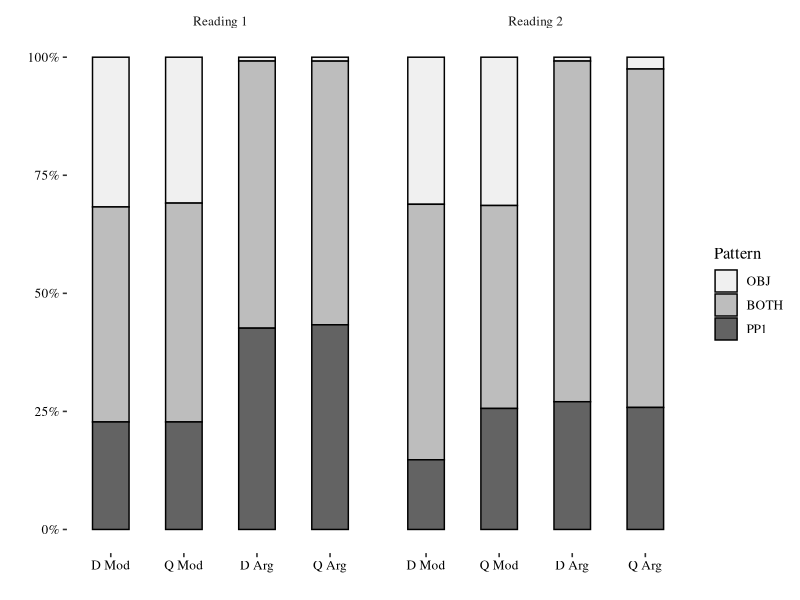
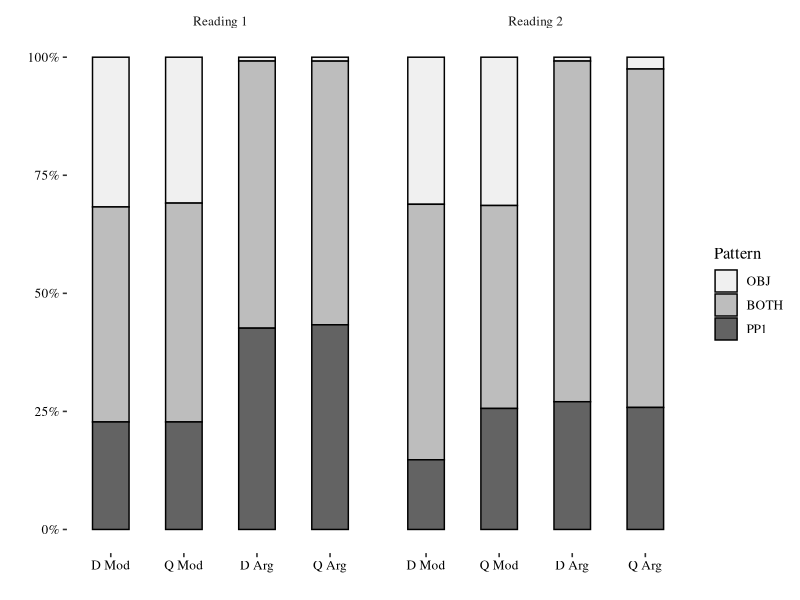

These charts were generated, in order, by the following R code:
## ---- chunk 1
library(kableExtra)
knitr::opts_chunk$set(echo = F,warning = F,message=F)
## ---- chunk 2
library(readr)
library(tidyr)
library(dplyr)
library(stringr)
library(knitr)
library(kableExtra)

items <- read_csv("../csvs/src/exp-items.csv") 

items$asp <- word(items$EDY,3)

items$v <- word(items$EDY,5)

names(items) <- c("no","D Arg","Q Arg","D Mod","Q Mod","asp","v")

fitems <- items %>% gather(key="version",value="text",-no,-asp,-v)

fitems$PP2Status <- word(fitems$version,2)

fitems <-  fitems %>% arrange(asp,v,PP2Status,text)

fitems[c(4:5)] %>% 
  kable(
    col.names=c("Version", "Text"), 
    booktab=T, linesep = c("","","","\\addlinespace"), longtable=T,
    caption = "Experimental items in four version, organized by introductory verb"
  ) %>% 
  kable_styling(latex_options = c("hold_position","repeat_header"))
## ---- chunk 3
library(readr)
library(stringr)
library(tidyr)

fpp <- read_csv("../csvs/src/filler-items+pp.csv")

fnp <- read_csv("../csvs/src/filler-items-pp.csv")

fpp$asp <- word(fpp$FDY,3)
fnp$asp <- word(fnp$FDN,3)

fpp$aspGroup <-fpp$asp %in% c("decided","planned","intended","wanted")
fnp$aspGroup <-fnp$asp %in% c("decided","planned","intended","wanted")

fpp <- fpp %>% arrange(-aspGroup,asp) 
fnp <- fnp %>% arrange(-aspGroup,asp) 

items <- cbind(fpp[1:3],fnp[2:5])

names(items) <- c("no","+PP D","+PP Q","-PP D","-PP Q","asp","aspGroup")

fitems <- items %>% 
  gather(key="version",value="text",-asp,-no,-aspGroup) %>%
  arrange(-aspGroup,asp,no)

ppy<-subset(fitems,grepl("+PP",fitems$version,fixed=T)==TRUE)

ppy[c("version","text")] %>% 
  kable(
    row.names=F,
    col.names=c("Version", "Text"),
    booktab=T,
    linesep = c("","\\addlinespace"),
    longtable=T,
    caption="Fillers items with trailing PPs in Q/D pairs"
  ) %>% 
  kable_styling(latex_options = c("hold_position","repeat_header"))
## ---- chunk 4
ppn<-subset(fitems,grepl("-PP",version,fixed=F)) 

ppn[c("version","text")]%>% 
  kable(
    row.names=F,
    col.names=c("Version", "Text"),booktab=T,
    linesep = c("","\\addlinespace"),longtable=T,
    caption="Fillers items without trailing PPs in Q/D pairs") %>% 
  kable_styling(latex_options = c("hold_position","repeat_header"))
## ---- chunk 5
Label <- c("Start", "Next", "Done")
Position <- c("Left shift", "Right shift", "Thumb pad")
Description <- c("Reveal a sentence and begin your reading.", "End your first reading.", "End your second reading and prepare for the next sentence.")
keyTable <- data.frame(Label,Position,Description)
kable(keyTable,booktabs=T) %>%
  kable_styling(latex_options = "hold_position")

## ---- chunk 6
library(scales)
library(readr)
library(dplyr)
library(ggplot2)
library(ggthemes)
kable <- function(...) {
  knitr::kable(booktab = TRUE,...)
}

### global plot themeing
theme_set(
  theme_tufte(base_size = 12) + 
    theme(
      plot.background = element_rect(fill = "white", color = "white"),
      panel.border = element_blank(),
      text = element_text(color="black"),
      axis.text = element_text(color="black")
    )
)

# sentence type order
sto <- function (SentenceType) {
  ifelse(SentenceType %in% c("D Arg", "Q Arg", "D Mod", "Q Mod"),
    return(
      ifelse(
        SentenceType=="Q Arg",
        length(SentenceType),
        ifelse(
          SentenceType=="D Arg",
          length(SentenceType)-1,
          ifelse(
            SentenceType=="Q Mod",
            length(SentenceType)-2,
            length(SentenceType)-3
          )
        )
      )
    ),
    return(1)
  )
}

mdata<-read_csv("export/prosody_data.csv")

r2pdata<-droplevels(subset(mdata,Reading==2 & simple2lvl != "NEITHER"))
qdata <- subset(r2pdata,PP2Status=="Arg")
ddata <- subset(r2pdata,PP2Status=="Mod")

qfreq<-table(qdata$simple2lvl,qdata$SpeechAct) 
qpct<-qfreq %>%
  prop.table(margin=2) %>% apply(2,percent)

qpros<-paste0(qpct, " (",qfreq,")")
qpros<-cbind(qpros[1:3],qpros[4:6])

dfreq<-table(ddata$simple2lvl,ddata$SpeechAct) 
dpct<-dfreq %>%
  prop.table(margin=2) %>% apply(2,percent)

dpros<-paste0(dpct, " (",dfreq,")")
dpros<-cbind(dpros[1:3],dpros[4:6])


r2combo<-as.data.frame(cbind(dpros,qpros))

r1pdata<-droplevels(subset(mdata,Reading==1 & simple2lvl != "NEITHER"))
qdata <- subset(r1pdata,PP2Status=="Arg")
ddata <- subset(r1pdata,PP2Status=="Mod")

qfreq<-table(qdata$simple2lvl,qdata$SpeechAct) 
qpct<-qfreq %>%
  prop.table(margin=2) %>% apply(2,percent)

qpros<-paste0(qpct, " (",qfreq,")")
qpros<-cbind(qpros[1:3],qpros[4:6])

dfreq<-table(ddata$simple2lvl,ddata$SpeechAct) 
dpct<-dfreq %>%
  prop.table(margin=2) %>% apply(2,percent)

dpros<-paste0(dpct, " (",dfreq,")")
dpros<-cbind(dpros[1:3],dpros[4:6])


r1combo<-as.data.frame(cbind(dpros,qpros))


bothrbothb <- cbind(r1combo,r2combo)
bothrbothb <- bothrbothb %>% as_tibble(.name_repair = "unique")
row.names(bothrbothb) <- c("2Both","1OBJ","3PP1")
row.names(r1combo) <- c("2Both","1OBJ","3PP1")
row.names(r2combo) <- c("2Both","1OBJ","3PP1")
r1combo<-arrange(r1combo,row.names(r1combo))
r2combo<-arrange(r2combo,row.names(r2combo))
bothrbothb<-arrange(bothrbothb,row.names(bothrbothb))
row.names(r1combo) <- c("OBJ only","Both","PP1 only")
row.names(r2combo) <- c("OBJ only","Both","PP1 only")

## ---- chunk 7
kable(
  r1combo,
  align="c",
  col.names=rep(c("D","Q"),2),
  caption="Percent occurrence of break patterns as a function of sentence type, for Reading 1"
) %>%
  add_header_above(c(" " =1, "Mod"=2,"Arg"=2)) %>%
  column_spec(1,bold=T)%>% kable_styling(latex_options = "hold_position")

## ---- chunk 8
kable(
  r2combo,
  align="c",
  col.names=rep(c("D","Q"),2),
  caption="Percent occurrence of break patterns as a function of sentence type, for Reading 2"
) %>%
  add_header_above(c(" " =1, "Mod"=2,"Arg"=2)) %>%
  column_spec(1,bold=T)%>% kable_styling(latex_options = "hold_position")

## ---- chunk 9

mdata$SentenceType <- paste(mdata$SpeechAct,mdata$PP2Status)
adata <- subset(mdata,simple2lvl!="NEITHER")
adata$reading <- paste("Reading", adata$Reading)

ggplot(adata,    
    aes(
      x=reorder(SentenceType, sto(SentenceType)),
      y=..count..,
      fill=reorder(
        simple2lvl,
        ifelse(simple2lvl=="PP1", 3, ifelse(simple2lvl=="OBJ",1,2))
      )
    )) +
  geom_bar(position="fill",color="black",width=0.5) +
  labs(fill="Pattern",x=" ",y=" ") +
  facet_grid(cols = vars(reading)) +
  scale_y_continuous(labels=scales::percent) + 
  scale_fill_brewer(breaks=c("OBJ", "BOTH", "PP1"), palette="Greys")

ggsave("bothbreaks2.pdf",height=3.75,device=cairo_pdf)
# dev.off()
